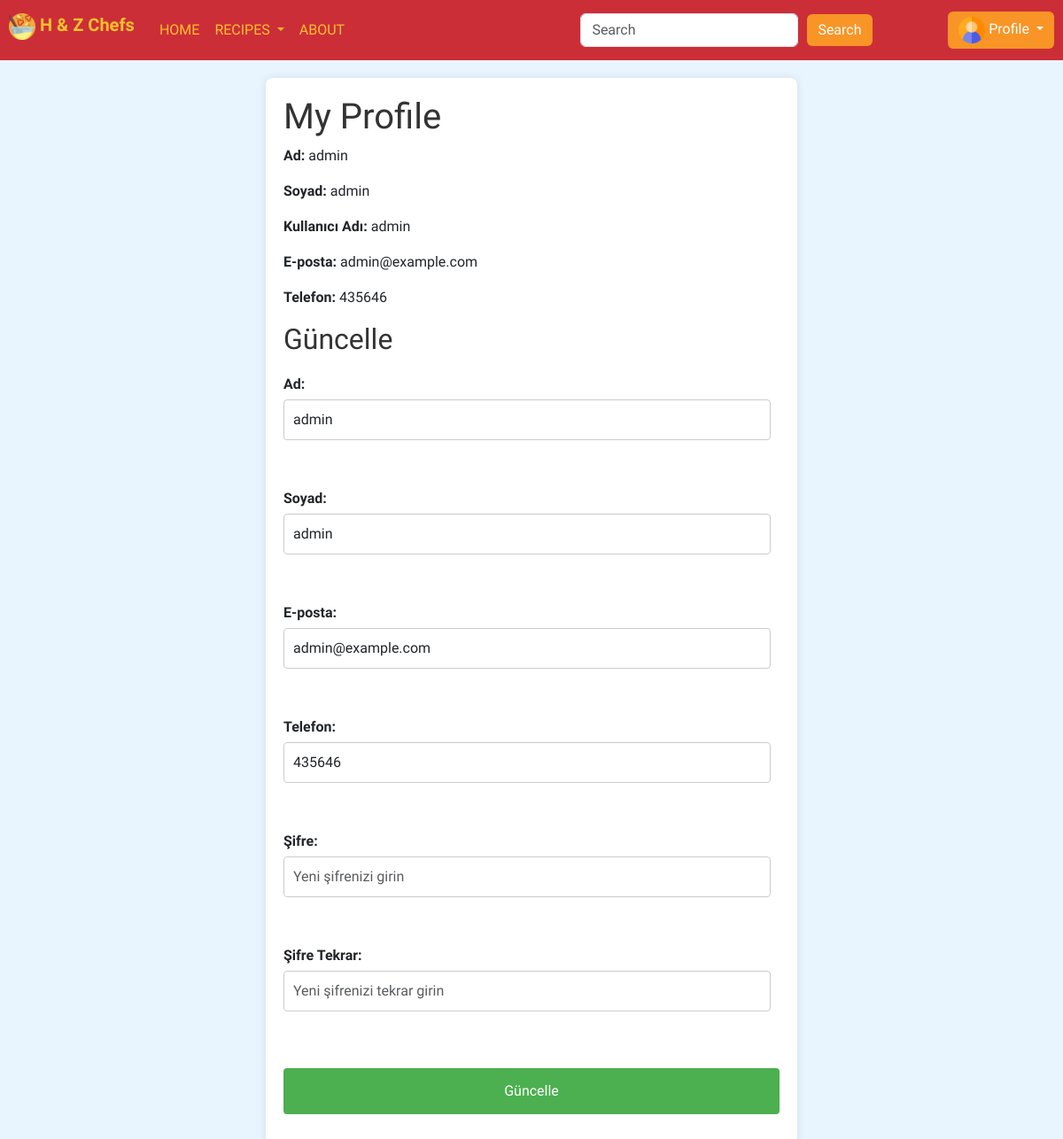
The app's page /pages/my_profile.php (signed in) with its own data.
### tables this page shows
CREATE TABLE `users` (
  `id` int(11) NOT NULL,
  `username` varchar(250) NOT NULL,
  `password` varchar(250) NOT NULL,
  `email` varchar(255) DEFAULT NULL,
  `name` varchar(255) DEFAULT NULL,
  `surname` varchar(255) DEFAULT NULL,
  `tel` varchar(255) DEFAULT NULL,
  `role` enum('user','admin') NOT NULL DEFAULT 'user'
);

### pages/my_profile.php (the view, shortened to what this page needs)
<!DOCTYPE html>
<html lang="en">
<head>
    <link href="https://cdn.jsdelivr.net/npm/bootstrap@5.3.3/dist/css/bootstrap.min.css" rel="stylesheet">
    <link rel="stylesheet" href="../navbar2.css">
    <link rel="stylesheet" href="../styles/my_profile.css">
</head>
<body>
<?php
include("../navbar2.php");
include("../baglanti.php");
$username = $_SESSION['username'];
$sql = "SELECT * FROM users WHERE username = '$username'";
$result = mysqli_query($conn, $sql);
if ($result && mysqli_num_rows($result) > 0) {
    $row = mysqli_fetch_assoc($result);
    $ad = $row['name'];
    $soyad = $row['surname'];
    $email = $row['email'];
    $telefon = $row['tel'];
?>
<div class="container">
    <h1>My Profile</h1>
    <p><strong>Ad:</strong> <?php echo $ad; ?></p>
    <p><strong>Soyad:</strong> <?php echo $soyad; ?></p>
    <p><strong>Kullanıcı Adı:</strong> <?php echo $username; ?></p>
    <p><strong>E-posta:</strong> <?php echo $email; ?></p>
    <p><strong>Telefon:</strong> <?php echo $telefon; ?></p>
    <h2>Güncelle</h2>
    <form action="update_profile.php" method="post">
        <label for="ad">Ad:</label>
        <input type="text" id="ad" name="ad" value="<?php echo $ad; ?>" class="form-control"><br>
        <label for="soyad">Soyad:</label>
        <input type="text" id="soyad" name="soyad" value="<?php echo $soyad; ?>" class="form-control"><br>
        <label for="email">E-posta:</label>
        <input type="email" id="email" name="email" value="<?php echo $email; ?>" class="form-control"><br>
        <label for="telefon">Telefon:</label>
        <input type="tel" id="telefon" name="telefon" value="<?php echo $telefon; ?>" class="form-control"><br>
        <label for="password">Şifre:</label>
        <input type="password" id="password" name="password" placeholder="Yeni şifrenizi girin" class="form-control"><br>
        <label for="password_confirm">Şifre Tekrar:</label>
        <input type="password" id="password_confirm" name="password_confirm" placeholder="Yeni şifrenizi tekrar girin" class="form-control"><br>
        <input type="submit" value="Güncelle" class="btn btn-primary">
    </form>
</div>
<?php
} else {
    echo "<div class='container'><p>Kullanıcı bilgileri bulunamadı.</p></div>";
}
?>
</body>
</html>

### navbar2.css (style rules this page uses)
.btn { background-color: #f89526; color: #ffffff; border: none; }

### styles/my_profile.css (style rules this page uses)
body { background-color: #e8f5ff; font-family: Arial; overflow: hidden; margin: 0; padding: 0; }
.container { max-width: 800px; margin: 20px auto; background-color: #fff; padding: 20px; border-radius: 8px; box-shadow: 0 0 10px rgba(0, 0, 0, 0.1); }
h1, h2 { color: #333; }
form { margin-bottom: 20px; }
label { display: block; margin-bottom: 5px; font-weight: bold; }
input[type="text"], input[type="email"], input[type="tel"], input[type="password"] { width: calc(100% - 10px); padding: 10px; margin-bottom: 20px; border: 1px solid #ccc; border-radius: 4px; }
input[type="submit"] { background-color: #4CAF50; color: white; padding: 14px 20px; margin: 8px 0; border: none; border-radius: 4px; cursor: pointer; width: 100%; }

### pages/my_profile.php (style rules this page uses)
html, body { height: 100%; margin: 0; padding: 0; overflow: auto; }
body { font-family: 'Poetsen One', sans-serif; display: flex; flex-direction: column; }
.container { max-width: 600px; margin: auto; padding: 20px; flex-grow: 1; }
form { margin-top: 20px; }
label { margin-top: 10px; }
input[type="submit"] { margin-top: 20px; }

### records on screen
users: name "admin", surname "admin", email "admin@example.com", tel "435646", ad "admin", soyad "admin", telefon "435646"

### other values on screen
$username "admin"
